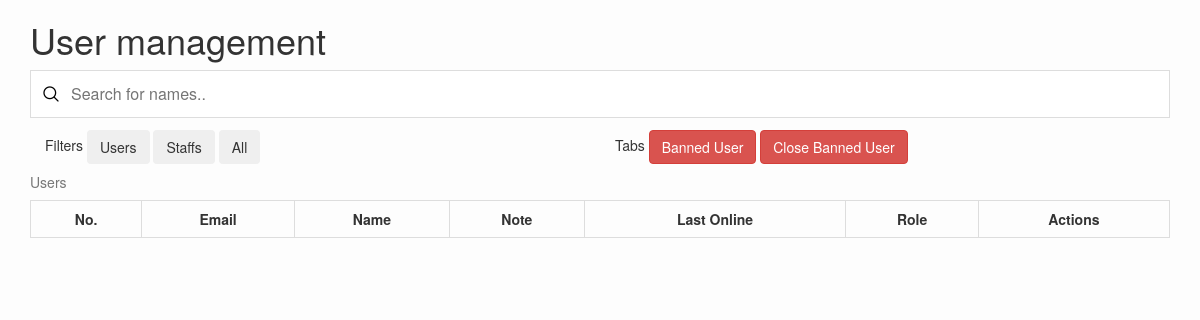
Page /staff/user.php on the earlier database version.
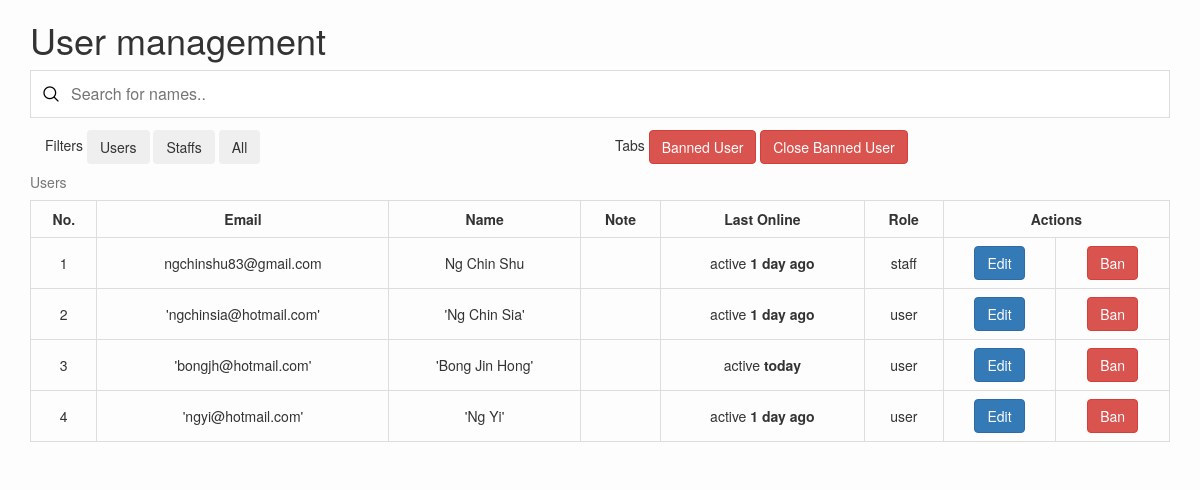
Same page on the later database version.
### tables this page shows
CREATE TABLE `users` (
  `userId` int(11) NOT NULL,
  `email` varchar(100) NOT NULL,
  `password` varchar(100) NOT NULL,
  `name` varchar(150) NOT NULL,
  `role` varchar(20) NOT NULL,
  `note` varchar(200) DEFAULT NULL,
  `lastSignIn` date DEFAULT NULL,
  `banned` varchar(10) DEFAULT NULL,
  `bannedDate` date DEFAULT NULL,
  `bannedReason` varchar(255) DEFAULT NULL,
  `bannedDuration` int(10) DEFAULT NULL
);

### staff/user.php (the view, shortened to what this page needs)
<?php include "../db_connect.php"; ?>
<!DOCTYPE html>
<html lang="en">
  <head>
    <link rel="stylesheet" type="text/css" href="../font/flaticon.css"/>
    <link rel="stylesheet" href="https://maxcdn.bootstrapcdn.com/bootstrap/3.4.0/css/bootstrap.min.css">
    <link rel="stylesheet" href="https://cdnjs.cloudflare.com/ajax/libs/font-awesome/4.7.0/css/font-awesome.min.css">
    <link rel="stylesheet" type="text/css" href="../style.css">
  </head>
  <body>
    <div class="container">
      <h1>User management</h1>
      <input type="text" id="userInput" onkeyup="searchUser()" placeholder="Search for names..">
      <div class="col-lg-6 col-xs-6">Filters <button type="button" onclick="filterUsers()" class="btn btn-light">Users</button> <button type="button" onclick="filterStaffs()" class="btn btn-light">Staffs</button> <button type="button" onclick="filterAll()" class="btn btn-light">All</button></div>
        <div class="col-lg-6 col-xs-6"> Tabs <button type="button" onclick="showBannedUser()" class="btn btn-danger">Banned User</button> <button type="button" onclick="hideBannedUser()" class="btn btn-danger">Close Banned User</button></div>
      <tbody>
        <table class="table table-bordered ttb" id="userTable">
          <caption>Users</caption>
          <tr>
            <th>No.
            </th>
            <th>Email
            </th>
            <th>Name
            </th>
            <th>Note
            </th>
            <th>Last Online
            </th>
            <th>Role
            </th>
            <th colspan="2">Actions
            </th>
          </tr>
          <?php
            $query = "SELECT * FROM users WHERE banned IS NULL";
            $data = $conn->query($query);
            $data->execute();
            $userNo = 0;
            foreach($data as $row)
            {
              $lastSignIn = $row['lastSignIn'];
              $today = date("Y-m-d");
              $dateToday = strtotime("$today");
              $dateLastSignIn = strtotime("$lastSignIn");
              $days = ($dateToday - $dateLastSignIn)/60/60/24;
              if($days < 1){
                $show = "today";
              }
              if($days == 1){
                $show = $days . " day ago";
              }
              $userNo ++;
              $id = $row['userId'];
              echo "<tr><td>" . $userNo . "</td><td>" . $row['email'] . "</td><td>" . $row['name'] . "</td><td>" . $row ['note'] . "</td><td>" . "active <b>" . $show . "</b>" . "</td><td>" . $row['role'] . "</td><td><form method='post' onsubmit='return confirm(\"Are you sure you want to perform this action?\");'>" . "<button type='submit' class='btn btn-primary' name='idEdit' onclick='openUserEdit()' value ='$id'>Edit</button></form></td><td><form method='post' onsubmit='return confirm(\"Ban this user?\");'><button type='submit' class='btn btn-danger' name='idBan' value ='$id'>Ban</button></form></td>" . "</tr>";
            }
            ?>
        </table>
      </tbody>
    </div>
  </body>
</html>

### style.css (style rules this page uses)
html, body { margin: 0; padding: 0; }
body { background-color: #fdfdfd; }
.ttb, .ttb th { text-align:center; }
.ttb > tbody > tr > td { vertical-align: middle; }
#userInput { background-image: url('images/magnifying-glass.png'); background-position: 12px 15px; background-repeat: no-repeat; width: 100%; font-size: 16px; padding: 12px 20px 12px 40px; border: 1px solid #ddd; margin-bottom: 12px; }

Differences in the rows shown:
added users: email "ngchinshu83@gmail.com", name "Ng Chin Shu", lastSignIn "1 day ago", role "staff"
added users: email "'ngchinsia@hotmail.com'", name "'Ng Chin Sia'", lastSignIn "1 day ago", role "user"
added users: email "'bongjh@hotmail.com'", name "'Bong Jin Hong'", lastSignIn "today", role "user"
added users: email "'ngyi@hotmail.com'", name "'Ng Yi'", lastSignIn "1 day ago", role "user"
